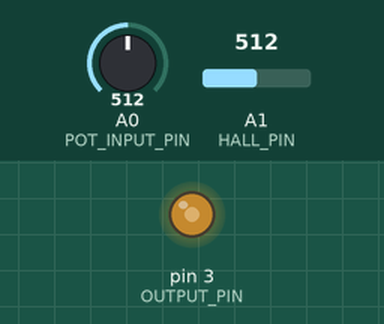
The sketch below on a simulated Arduino Uno, built with avr-gcc and run on an emulated ATmega328P. On the bench: output pins drawn as LEDs (lit = HIGH). Inputs (shaded band) come from the test bench; at power-on: A0 (POT_INPUT_PIN) = 512, A1 (HALL_PIN) = 512. What the sketch prints to the serial monitor is not drawn.

Above: at 1.2 s.
1.3 s: A0 (POT_INPUT_PIN) set to 716
At 2.2 s:
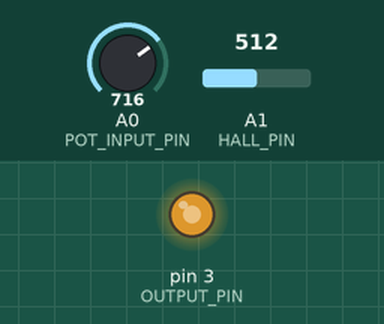
2.9 s: A0 (POT_INPUT_PIN) set to 900
At 3.5 s:
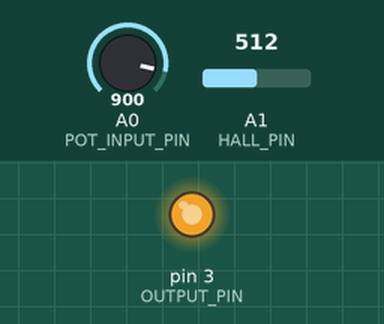
4.5 s: A0 (POT_INPUT_PIN) set to 122
At 5.8 s:
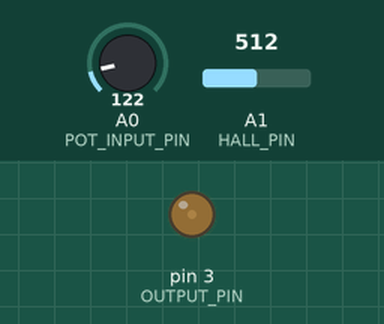
6.1 s: A0 (POT_INPUT_PIN) set to 0
At 7.4 s:
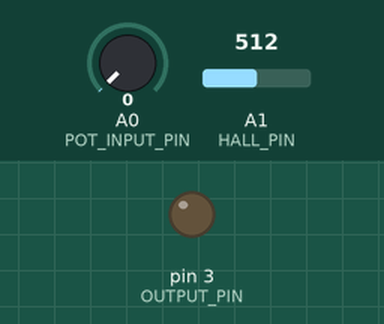
Timing chart, 0 to 9.1 s (numbered marks = the images above; inputs shaded):
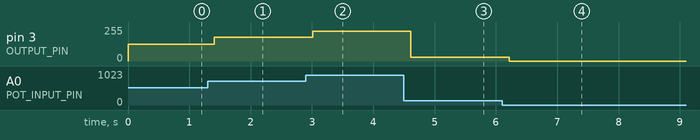

Measured:
- after the input at 1.3 s, pin 3 (OUTPUT_PIN): 127/255 → 178/255 after 0.11 s
- after the input at 2.9 s, pin 3 (OUTPUT_PIN): 178/255 → 224/255 after 0.11 s
- after the input at 4.5 s, pin 3 (OUTPUT_PIN): 224/255 → 30/255 after 0.11 s
- after the input at 6.1 s, pin 3 (OUTPUT_PIN): 30/255 → 0/255 after 0.12 s

The sketch:

electromagnet.ino
```cpp
#define MAX_ANALOG_INPUT_VAL 1023
#define NOFIELD 503L

const int POT_INPUT_PIN = A0;
const int HALL_PIN = A1;
const int OUTPUT_PIN = 3;
int prev;

void setup() {
  pinMode(POT_INPUT_PIN, INPUT);
  delay(1);
  pinMode(HALL_PIN, INPUT);
  delay(1);
  pinMode(OUTPUT_PIN,OUTPUT);
  delay(1);
  Serial.begin(9600);
}

void loop() {
    /*Reading analog input from potentiometer and mapping to pwm pin that supplies power to electromagnet*/
    int POT_raw = analogRead(POT_INPUT_PIN);
    int POT_pwm = map(POT_raw, 0, MAX_ANALOG_INPUT_VAL, 0, 255);

    /*Mapping value for p5js*/
    int POT_p5js = map(POT_raw, 0, MAX_ANALOG_INPUT_VAL, 1, 128);
    /*Mapping value for and p5js */
    analogWrite(OUTPUT_PIN, POT_pwm);
    Serial.write(POT_p5js);
    delay(100);

    /*Reading Hall effect sensor*/
    int HALL_raw = analogRead(HALL_PIN);  //Reading hall effect sensor

    /*Mapping value for p5js*/
    int magnet_p5js = map(HALL_raw, NOFIELD, MAX_ANALOG_INPUT_VAL, 129, 255);

    /*Making some calculations to clear background magnetic field noise. Only sending signal if magnetic field changes since it's too sensitive */
    if(HALL_raw < NOFIELD) {
      HALL_raw = NOFIELD + (NOFIELD - HALL_raw);
     }
     if(abs(HALL_raw - NOFIELD)<15){
      HALL_raw = NOFIELD;
     }
      int diff = HALL_raw - prev;

     if(abs(diff)>10){
        Serial.write(magnet_p5js);
      }
     prev = HALL_raw;
     delay(100);
}
```
